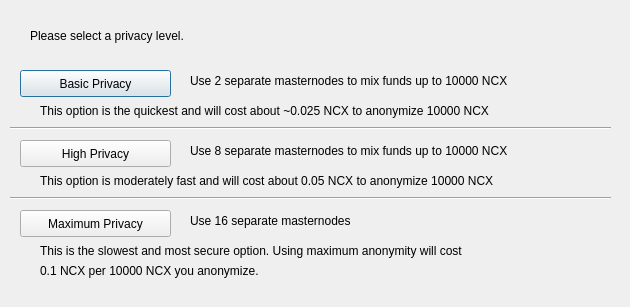
<?xml version="1.0" encoding="UTF-8"?>
<ui version="4.0">
 <class>ObfuscationConfig</class>
 <widget class="QDialog" name="ObfuscationConfig">
  <property name="geometry">
   <rect>
    <x>0</x>
    <y>0</y>
    <width>630</width>
    <height>307</height>
   </rect>
  </property>
  <property name="windowTitle">
   <string>Configure Obfuscation</string>
  </property>
  <widget class="QPushButton" name="buttonBasic">
   <property name="geometry">
    <rect>
     <x>20</x>
     <y>70</y>
     <width>151</width>
     <height>27</height>
    </rect>
   </property>
   <property name="text">
    <string>Basic Privacy</string>
   </property>
  </widget>
  <widget class="QPushButton" name="buttonHigh">
   <property name="geometry">
    <rect>
     <x>20</x>
     <y>140</y>
     <width>151</width>
     <height>27</height>
    </rect>
   </property>
   <property name="text">
    <string>High Privacy</string>
   </property>
  </widget>
  <widget class="QPushButton" name="buttonMax">
   <property name="geometry">
    <rect>
     <x>20</x>
     <y>210</y>
     <width>151</width>
     <height>27</height>
    </rect>
   </property>
   <property name="text">
    <string>Maximum Privacy</string>
   </property>
  </widget>
  <widget class="QLabel" name="label">
   <property name="geometry">
    <rect>
     <x>30</x>
     <y>20</y>
     <width>571</width>
     <height>31</height>
    </rect>
   </property>
   <property name="text">
    <string>Please select a privacy level.</string>
   </property>
  </widget>
  <widget class="QLabel" name="label_2">
   <property name="geometry">
    <rect>
     <x>190</x>
     <y>70</y>
     <width>421</width>
     <height>21</height>
    </rect>
   </property>
   <property name="text">
    <string>Use 2 separate masternodes to mix funds up to 10000 NCX</string>
   </property>
  </widget>
  <widget class="QLabel" name="label_3">
   <property name="geometry">
    <rect>
     <x>190</x>
     <y>140</y>
     <width>411</width>
     <height>21</height>
    </rect>
   </property>
   <property name="text">
    <string>Use 8 separate masternodes to mix funds up to 10000 NCX</string>
   </property>
  </widget>
  <widget class="QLabel" name="label_4">
   <property name="geometry">
    <rect>
     <x>190</x>
     <y>210</y>
     <width>421</width>
     <height>21</height>
    </rect>
   </property>
   <property name="text">
    <string>Use 16 separate masternodes</string>
   </property>
  </widget>
  <widget class="QLabel" name="label_6">
   <property name="geometry">
    <rect>
     <x>40</x>
     <y>100</y>
     <width>561</width>
     <height>21</height>
    </rect>
   </property>
   <property name="text">
    <string>This option is the quickest and will cost about ~0.025 NCX to anonymize 10000 NCX</string>
   </property>
  </widget>
  <widget class="QLabel" name="label_7">
   <property name="geometry">
    <rect>
     <x>40</x>
     <y>170</y>
     <width>561</width>
     <height>21</height>
    </rect>
   </property>
   <property name="text">
    <string>This option is moderately fast and will cost about 0.05 NCX to anonymize 10000 NCX</string>
   </property>
  </widget>
  <widget class="QLabel" name="label_8">
   <property name="geometry">
    <rect>
     <x>40</x>
     <y>240</y>
     <width>561</width>
     <height>21</height>
    </rect>
   </property>
   <property name="text">
    <string>This is the slowest and most secure option. Using maximum anonymity will cost</string>
   </property>
  </widget>
  <widget class="QLabel" name="label_9">
   <property name="geometry">
    <rect>
     <x>40</x>
     <y>260</y>
     <width>561</width>
     <height>21</height>
    </rect>
   </property>
   <property name="text">
    <string>0.1 NCX per 10000 NCX you anonymize.</string>
   </property>
  </widget>
  <widget class="Line" name="line">
   <property name="geometry">
    <rect>
     <x>10</x>
     <y>120</y>
     <width>601</width>
     <height>16</height>
    </rect>
   </property>
   <property name="orientation">
    <enum>Qt::Horizontal</enum>
   </property>
  </widget>
  <widget class="Line" name="line_2">
   <property name="geometry">
    <rect>
     <x>10</x>
     <y>190</y>
     <width>601</width>
     <height>16</height>
    </rect>
   </property>
   <property name="orientation">
    <enum>Qt::Horizontal</enum>
   </property>
  </widget>
 </widget>
 <resources/>
 <connections/>
</ui>
